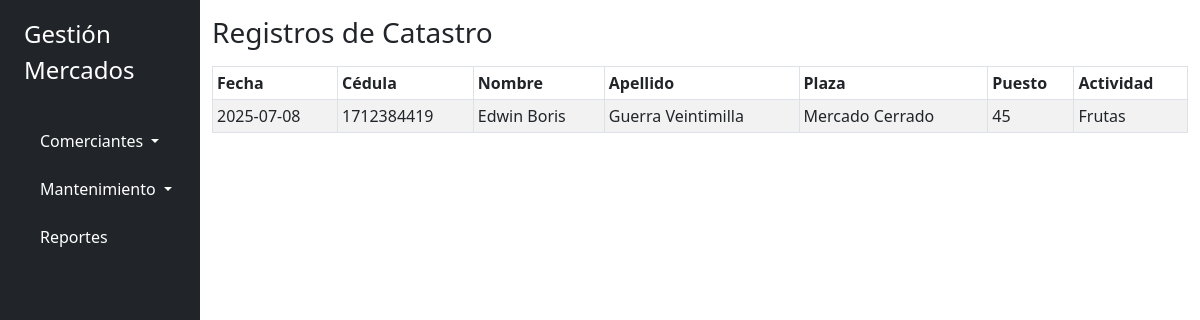
The app's page /catastro/listar with its own data.
### app/models.py (models this page shows)
class Catastro(db.Model):
    __tablename__ = 'catastros'
    id = db.Column(db.Integer, primary_key=True)
    cedula = db.Column(db.String(10), db.ForeignKey('comerciantes.cedula'), nullable=False)
    fecha = db.Column(db.Date, nullable=False)
    fecha_nacimiento = db.Column(db.Date, nullable=False)
    actividad = db.Column(db.String(100), nullable=False)
    plaza = db.Column(db.String(100), nullable=False)
    puesto = db.Column(db.String(20), nullable=False)
    referencia1_nombre = db.Column(db.String(100))
    referencia1_apellido = db.Column(db.String(100))
    referencia1_telefono = db.Column(db.String(20))
    referencia1_parentesco = db.Column(db.String(50))
    referencia2_nombre = db.Column(db.String(100))
    referencia2_apellido = db.Column(db.String(100))
    referencia2_telefono = db.Column(db.String(20))
    referencia2_parentesco = db.Column(db.String(50))

class Comerciante(db.Model):
    __tablename__ = 'comerciantes'
    id = db.Column(db.Integer, primary_key=True)
    nombre = db.Column(db.String(100), nullable=False)
    apellido = db.Column(db.String(100), nullable=False)
    cedula = db.Column(db.String(10), unique=True, nullable=False)
    direccion = db.Column(db.String(150), nullable=True)
    telefono = db.Column(db.String(15), nullable=True)
    activo = db.Column(db.Boolean, default=True)
    catastros = db.relationship('Catastro', backref='comerciante', lazy=True)

### app/routes/catastro.py (the view)
@bp.route('/listar')
def listar():
    registros = Catastro.query.all()
    return render_template('comerciantes/lista_catastro.html', catastros=registros)

### app/templates/comerciantes/lista_catastro.html (shortened to what this page needs)
{% extends 'base.html' %}
{% block content %}
<h3 class="mb-3">Registros de Catastro</h3>
<table class="table table-bordered table-sm table-striped">
  <thead>
    <tr>
      <th>Fecha</th>
      <th>Cédula</th>
      <th>Nombre</th>
      <th>Apellido</th>
      <th>Plaza</th>
      <th>Puesto</th>
      <th>Actividad</th>
    </tr>
  </thead>
  <tbody>
    {% for c in catastros %}
    <tr>
      <td>{{ c.fecha.strftime('%Y-%m-%d') }}</td>
      <td>{{ c.cedula }}</td>
      <td>{{ c.comerciante.nombre }}</td>
      <td>{{ c.comerciante.apellido }}</td>
      <td>{{ c.plaza }}</td>
      <td>{{ c.puesto }}</td>
      <td>{{ c.actividad }}</td>
    </tr>
    {% endfor %}
  </tbody>
</table>
{% endblock %}

### records on screen
Catastro: fecha "2025-07-08", cedula "1712384419", comerciante.nombre "Edwin Boris", comerciante.apellido "Guerra Veintimilla", plaza "Mercado Cerrado", puesto "45", actividad "Frutas"
